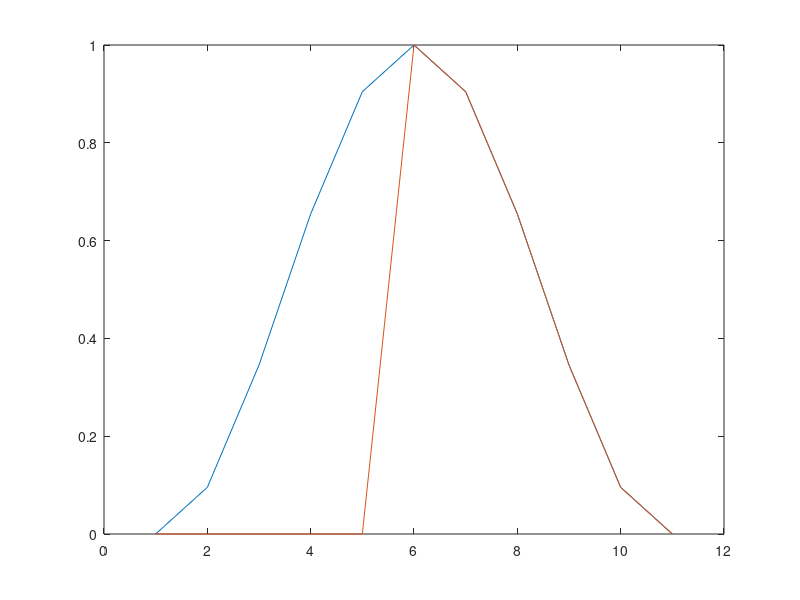
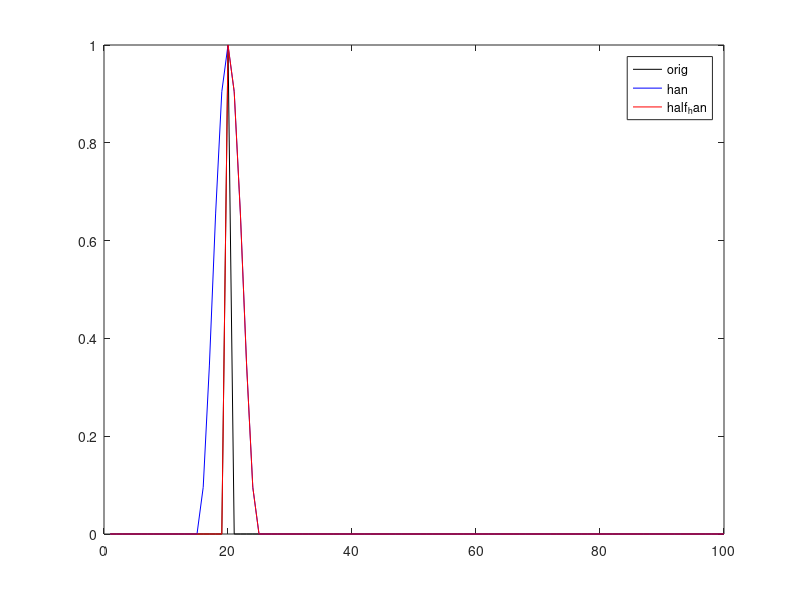
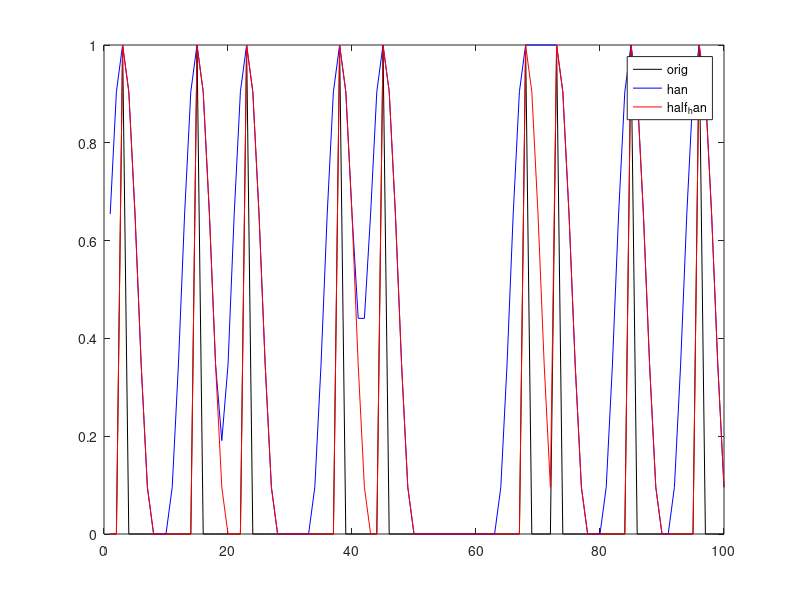
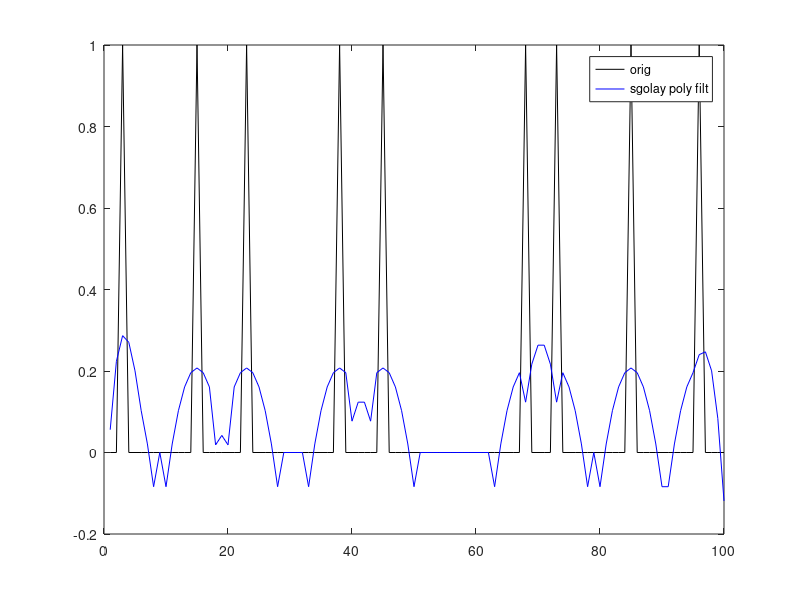

These charts were generated, in order, by the following MATLAB code:
function demo_smoothing_and_convolution()
% Illustrate the basics of convolution and smoothing.
%%%%%%%%%%%%%%%%%%%%%%%%%%%%%%%%%%%%%%%%%%%%%%%%
% Cowen 2022
%%%%%%%%%%%%%%%%%%%%%%%%%%%%%%%%%%%%%%%%%%%%%%%%

% Convolution.
sig = zeros(1,100);
sig(20) = 1;
ker = hanning(11);
half_ker = ker;
half_ker(1:5) = 0;
figure
plot(ker);hold on; plot(half_ker)

figure
plot(sig,'k')
hold on
plot(conv(sig,ker,'same'),'b')
plot(conv(sig,half_ker,'same'),'r')
legend('orig','han','half_han')
% Ask yourself: if you wanted to ensure the data you are analyzing is not
% falsely interpreted as being 'causal' to some change in measure (e.g.,
% dopamine release following single-unit activity), which of the two
% kernels would you use? 

% now make a slightly more complex signal...
sig = double(rand(1,100)>.9);
figure
plot(sig,'k')
hold on
plot(conv(sig,ker,'same'),'b')
plot(conv(sig,half_ker,'same'),'r')
legend('orig','han','half_han')

% Anoter nice way to smooth... Mabe not perfect for discrete data though as
% you get edge effects and negative numbers.
figure
plot(sig,'k')
hold on
plot(sgolayfilt(sig,3,11),'b')
legend('orig','sgolay poly filt')

% Other nice ways to smooth... 
% Note how mov median - does its job but will return zeros for sparse data.
% Great for outlier reduction, not great for sparse spike trains.
figure
plot(sig,'k')
hold on
plot(movmean(sig,11),'b')
plot(movmedian(sig,11),'r')
legend('orig','mov mean','mov median')

% Exercise for the student: Do above, but create a continuous signal
% instead of the discrete spike-like signal that I used and investigate the
% results.
